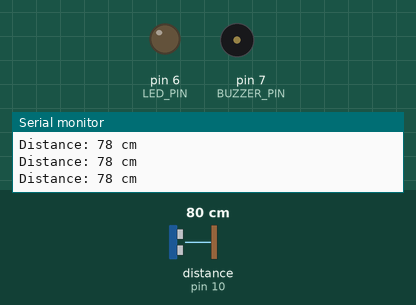
This sketch was run on a simulated Arduino Uno, built with avr-gcc and run on an emulated ATmega328P. On the bench: output pins drawn as LEDs (lit = HIGH), buzzer (waves = sounding, pin HIGH), the last lines printed to the serial monitor. Wiring (inferred from the names in the program): ultrasonic range finder: trigger pin 9; echo pin 10. The inputs (shaded band) are chosen by the test bench; at power-on: distance to the obstacle (sensor on pin 10) 80 cm. The echo pulse lasts 58.3 µs per cm; pins used as bus, display or sensor lines are not drawn.

Above: at 1.2 s.
1.3 s: distance to the obstacle (sensor on pin 10) set to 13 cm
2.8 s: distance to the obstacle (sensor on pin 10) set to 10 cm
At 4.0 s:
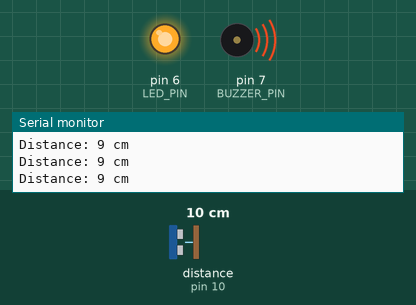
4.3 s: distance to the obstacle (sensor on pin 10) set to 18 cm
At 4.8 s:
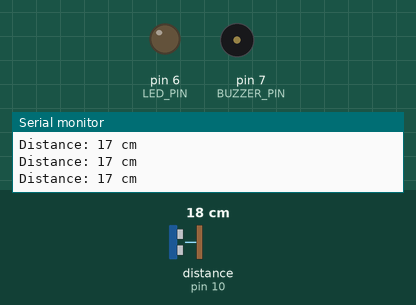
5.8 s: distance to the obstacle (sensor on pin 10) set to 2 cm
At 6.9 s:
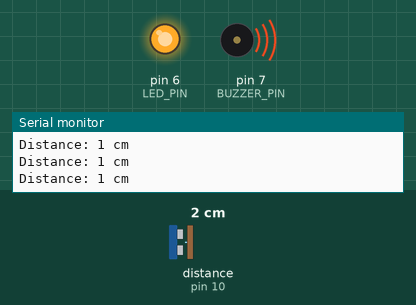
Timing chart, 0 to 8.3 s (numbered marks = the images above; inputs shaded):
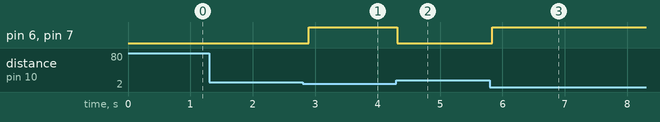

Measured:
- the behaviour switches between 12 and 11 cm on distance to the obstacle (sensor on pin 10) (found by bisection; images 0 and 1)
- after the input at 2.8 s, pin 6 (LED_PIN), pin 7 (BUZZER_PIN): LOW → HIGH after 0.09 s
- after the input at 4.3 s, pin 6 (LED_PIN), pin 7 (BUZZER_PIN): HIGH → LOW at once
- after the input at 5.8 s, pin 6 (LED_PIN), pin 7 (BUZZER_PIN): LOW → HIGH at once

The sketch:

ArduinoProject.ino
```cpp
#define TRIG_PIN 9
#define ECHO_PIN 10
#define LED_PIN 6
#define BUZZER_PIN 7

void setup() {
  pinMode(TRIG_PIN, OUTPUT);
  pinMode(ECHO_PIN, INPUT);
  pinMode(LED_PIN, OUTPUT);
  pinMode(BUZZER_PIN, OUTPUT);
  Serial.begin(9600);
}

void loop() {
  long duration, distance;

  digitalWrite(TRIG_PIN, LOW);
  delayMicroseconds(2);
  digitalWrite(TRIG_PIN, HIGH);
  delayMicroseconds(10);
  digitalWrite(TRIG_PIN, LOW);

  duration = pulseIn(ECHO_PIN, HIGH);
  distance = duration * 0.034 / 2;

  Serial.print("Distance: ");
  Serial.print(distance);
  Serial.println(" cm");

  if (distance > 0 && distance <= 10) {
    digitalWrite(LED_PIN, HIGH);
    digitalWrite(BUZZER_PIN, HIGH);
  } else {
    digitalWrite(LED_PIN, LOW);
    digitalWrite(BUZZER_PIN, LOW);
  }

  delay(100);
}
```
